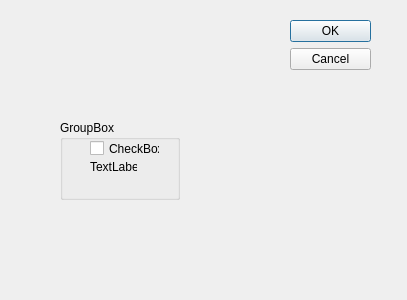
<?xml version="1.0" encoding="UTF-8"?>
<ui version="4.0">
 <class>Dialog</class>
 <widget class="QDialog" name="Dialog">
  <property name="geometry">
   <rect>
    <x>0</x>
    <y>0</y>
    <width>407</width>
    <height>300</height>
   </rect>
  </property>
  <property name="windowTitle">
   <string>Dialog</string>
  </property>
  <widget class="QDialogButtonBox" name="buttonBox">
   <property name="geometry">
    <rect>
     <x>290</x>
     <y>20</y>
     <width>81</width>
     <height>241</height>
    </rect>
   </property>
   <property name="orientation">
    <enum>Qt::Vertical</enum>
   </property>
   <property name="standardButtons">
    <set>QDialogButtonBox::Cancel|QDialogButtonBox::Ok</set>
   </property>
  </widget>
  <widget class="QGroupBox" name="groupBox">
   <property name="geometry">
    <rect>
     <x>60</x>
     <y>120</y>
     <width>120</width>
     <height>80</height>
    </rect>
   </property>
   <property name="title">
    <string>GroupBox</string>
   </property>
   <widget class="QCheckBox" name="checkBox">
    <property name="geometry">
     <rect>
      <x>30</x>
      <y>20</y>
      <width>70</width>
      <height>17</height>
     </rect>
    </property>
    <property name="text">
     <string>CheckBox</string>
    </property>
   </widget>
   <widget class="QLabel" name="label">
    <property name="geometry">
     <rect>
      <x>30</x>
      <y>40</y>
      <width>47</width>
      <height>13</height>
     </rect>
    </property>
    <property name="text">
     <string>TextLabel</string>
    </property>
   </widget>
  </widget>
 </widget>
 <resources/>
 <connections>
  <connection>
   <sender>buttonBox</sender>
   <signal>accepted()</signal>
   <receiver>Dialog</receiver>
   <slot>accept()</slot>
   <hints>
    <hint type="sourcelabel">
     <x>248</x>
     <y>254</y>
    </hint>
    <hint type="destinationlabel">
     <x>157</x>
     <y>274</y>
    </hint>
   </hints>
  </connection>
  <connection>
   <sender>buttonBox</sender>
   <signal>rejected()</signal>
   <receiver>Dialog</receiver>
   <slot>reject()</slot>
   <hints>
    <hint type="sourcelabel">
     <x>316</x>
     <y>260</y>
    </hint>
    <hint type="destinationlabel">
     <x>286</x>
     <y>274</y>
    </hint>
   </hints>
  </connection>
 </connections>
</ui>
